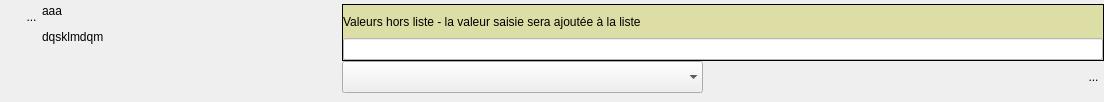
<?xml version="1.0" encoding="UTF-8"?>
<ui version="4.0">
 <class>WidgetCBIntoSug</class>
 <widget class="QWidget" name="WidgetCBIntoSug">
  <property name="geometry">
   <rect>
    <x>0</x>
    <y>0</y>
    <width>1104</width>
    <height>102</height>
   </rect>
  </property>
  <property name="sizePolicy">
   <sizepolicy hsizetype="Preferred" vsizetype="Minimum">
    <horstretch>0</horstretch>
    <verstretch>0</verstretch>
   </sizepolicy>
  </property>
  <property name="minimumSize">
   <size>
    <width>0</width>
    <height>0</height>
   </size>
  </property>
  <property name="maximumSize">
   <size>
    <width>1493</width>
    <height>150</height>
   </size>
  </property>
  <property name="windowTitle">
   <string>Form</string>
  </property>
  <property name="styleSheet">
   <string notr="true">QComboBox{combobox-popup:0;};</string>
  </property>
  <layout class="QHBoxLayout" name="horizontalLayout_3">
   <property name="spacing">
    <number>0</number>
   </property>
   <property name="leftMargin">
    <number>0</number>
   </property>
   <property name="topMargin">
    <number>4</number>
   </property>
   <property name="rightMargin">
    <number>0</number>
   </property>
   <property name="bottomMargin">
    <number>9</number>
   </property>
   <item>
    <layout class="QVBoxLayout" name="verticalLayout_2">
     <property name="spacing">
      <number>0</number>
     </property>
     <item>
      <layout class="QHBoxLayout" name="horizontalLayout">
       <property name="spacing">
        <number>0</number>
       </property>
       <property name="sizeConstraint">
        <enum>QLayout::SetFixedSize</enum>
       </property>
       <item>
        <spacer name="horizontalSpacer_3">
         <property name="orientation">
          <enum>Qt::Horizontal</enum>
         </property>
         <property name="sizeType">
          <enum>QSizePolicy::Fixed</enum>
         </property>
         <property name="sizeHint" stdset="0">
          <size>
           <width>21</width>
           <height>20</height>
          </size>
         </property>
        </spacer>
       </item>
       <item>
        <widget class="MonBoutonValide" name="RBValide">
         <property name="minimumSize">
          <size>
           <width>21</width>
           <height>25</height>
          </size>
         </property>
         <property name="maximumSize">
          <size>
           <width>21</width>
           <height>25</height>
          </size>
         </property>
         <property name="focusPolicy">
          <enum>Qt::ClickFocus</enum>
         </property>
         <property name="toolTip">
          <string>Affiche le rapport de validation du mot-clef</string>
         </property>
         <property name="styleSheet">
          <string notr="true">border : 0px</string>
         </property>
         <property name="text">
          <string>...</string>
         </property>
         <property name="icon">
          <iconset>
           <normaloff>../Editeur/icons/ast-green-ball.png</normaloff>../Editeur/icons/ast-green-ball.png</iconset>
         </property>
         <property name="iconSize">
          <size>
           <width>25</width>
           <height>25</height>
          </size>
         </property>
        </widget>
       </item>
      </layout>
     </item>
     <item>
      <spacer name="verticalSpacer">
       <property name="orientation">
        <enum>Qt::Vertical</enum>
       </property>
       <property name="sizeHint" stdset="0">
        <size>
         <width>20</width>
         <height>5</height>
        </size>
       </property>
      </spacer>
     </item>
    </layout>
   </item>
   <item>
    <widget class="MonLabelClic" name="label">
     <property name="sizePolicy">
      <sizepolicy hsizetype="Fixed" vsizetype="Preferred">
       <horstretch>0</horstretch>
       <verstretch>0</verstretch>
      </sizepolicy>
     </property>
     <property name="minimumSize">
      <size>
       <width>300</width>
       <height>25</height>
      </size>
     </property>
     <property name="maximumSize">
      <size>
       <width>178</width>
       <height>16777215</height>
      </size>
     </property>
     <property name="frameShape">
      <enum>QFrame::NoFrame</enum>
     </property>
     <property name="text">
      <string>&lt;html&gt;&lt;head/&gt;&lt;body&gt;&lt;p&gt;aaa&lt;/p&gt;&lt;p&gt;dqsklmdqm&lt;/p&gt;&lt;/body&gt;&lt;/html&gt;</string>
     </property>
     <property name="scaledContents">
      <bool>false</bool>
     </property>
     <property name="alignment">
      <set>Qt::AlignLeading|Qt::AlignLeft|Qt::AlignTop</set>
     </property>
    </widget>
   </item>
   <item>
    <layout class="QVBoxLayout" name="verticalLayout">
     <item>
      <widget class="QFrame" name="frameHorsListe">
       <property name="styleSheet">
        <string notr="true">background:rgb(221, 221, 166)</string>
       </property>
       <property name="frameShape">
        <enum>QFrame::Box</enum>
       </property>
       <layout class="QVBoxLayout" name="verticalLayout_3">
        <property name="spacing">
         <number>0</number>
        </property>
        <property name="leftMargin">
         <number>0</number>
        </property>
        <property name="topMargin">
         <number>0</number>
        </property>
        <property name="rightMargin">
         <number>0</number>
        </property>
        <property name="bottomMargin">
         <number>0</number>
        </property>
        <item>
         <widget class="QLabel" name="label_2">
          <property name="styleSheet">
           <string notr="true"/>
          </property>
          <property name="text">
           <string>Valeurs hors liste - la valeur saisie sera ajoutée à la liste</string>
          </property>
         </widget>
        </item>
        <item>
         <widget class="QLineEdit" name="lineEditVal">
          <property name="styleSheet">
           <string notr="true">background : white
</string>
          </property>
         </widget>
        </item>
       </layout>
      </widget>
     </item>
     <item>
      <layout class="QHBoxLayout" name="horizontalLayout_2">
       <property name="spacing">
        <number>0</number>
       </property>
       <item>
        <widget class="QComboBox" name="CBChoix">
         <property name="sizePolicy">
          <sizepolicy hsizetype="Preferred" vsizetype="Fixed">
           <horstretch>0</horstretch>
           <verstretch>0</verstretch>
          </sizepolicy>
         </property>
         <property name="minimumSize">
          <size>
           <width>361</width>
           <height>32</height>
          </size>
         </property>
         <property name="accessibleName">
          <string/>
         </property>
         <property name="accessibleDescription">
          <string/>
         </property>
         <property name="styleSheet">
          <string notr="true">QComboBox {
 background:rgb(235,235,235);
 }
/*QComboBox: on {
  font : italic
 }
background:rgb(235,235,235);
border:0px;


QComboBox:!editable:on, QComboBox::drop-down:editable:on {
background: black;
    font : italic 14px
 }
QComboBox:on { 
  font : italic 20px;
  background: red ;
}/*
</string>
         </property>
         <property name="maxVisibleItems">
          <number>100</number>
         </property>
         <property name="frame">
          <bool>false</bool>
         </property>
        </widget>
       </item>
       <item>
        <spacer name="horizontalSpacer">
         <property name="orientation">
          <enum>Qt::Horizontal</enum>
         </property>
         <property name="sizeType">
          <enum>QSizePolicy::Expanding</enum>
         </property>
         <property name="sizeHint" stdset="0">
          <size>
           <width>301</width>
           <height>20</height>
          </size>
         </property>
        </spacer>
       </item>
       <item>
        <widget class="QToolButton" name="RBPoubelle">
         <property name="minimumSize">
          <size>
           <width>21</width>
           <height>25</height>
          </size>
         </property>
         <property name="maximumSize">
          <size>
           <width>21</width>
           <height>25</height>
          </size>
         </property>
         <property name="toolTip">
          <string>Détruit le mot-clef</string>
         </property>
         <property name="styleSheet">
          <string notr="true">border : 0px</string>
         </property>
         <property name="text">
          <string>...</string>
         </property>
         <property name="icon">
          <iconset>
           <normaloff>../Editeur/icons/deleteRond.png</normaloff>../Editeur/icons/deleteRond.png</iconset>
         </property>
         <property name="iconSize">
          <size>
           <width>25</width>
           <height>25</height>
          </size>
         </property>
        </widget>
       </item>
      </layout>
     </item>
    </layout>
   </item>
  </layout>
 </widget>
 <customwidgets>
  <customwidget>
   <class>MonBoutonValide</class>
   <extends>QToolButton</extends>
   <header>InterfaceGUI.QT5.monBoutonValide.h</header>
  </customwidget>
  <customwidget>
   <class>MonLabelClic</class>
   <extends>QLabel</extends>
   <header>InterfaceGUI.QT5.monLabelClic.h</header>
  </customwidget>
 </customwidgets>
 <resources/>
 <connections/>
</ui>
